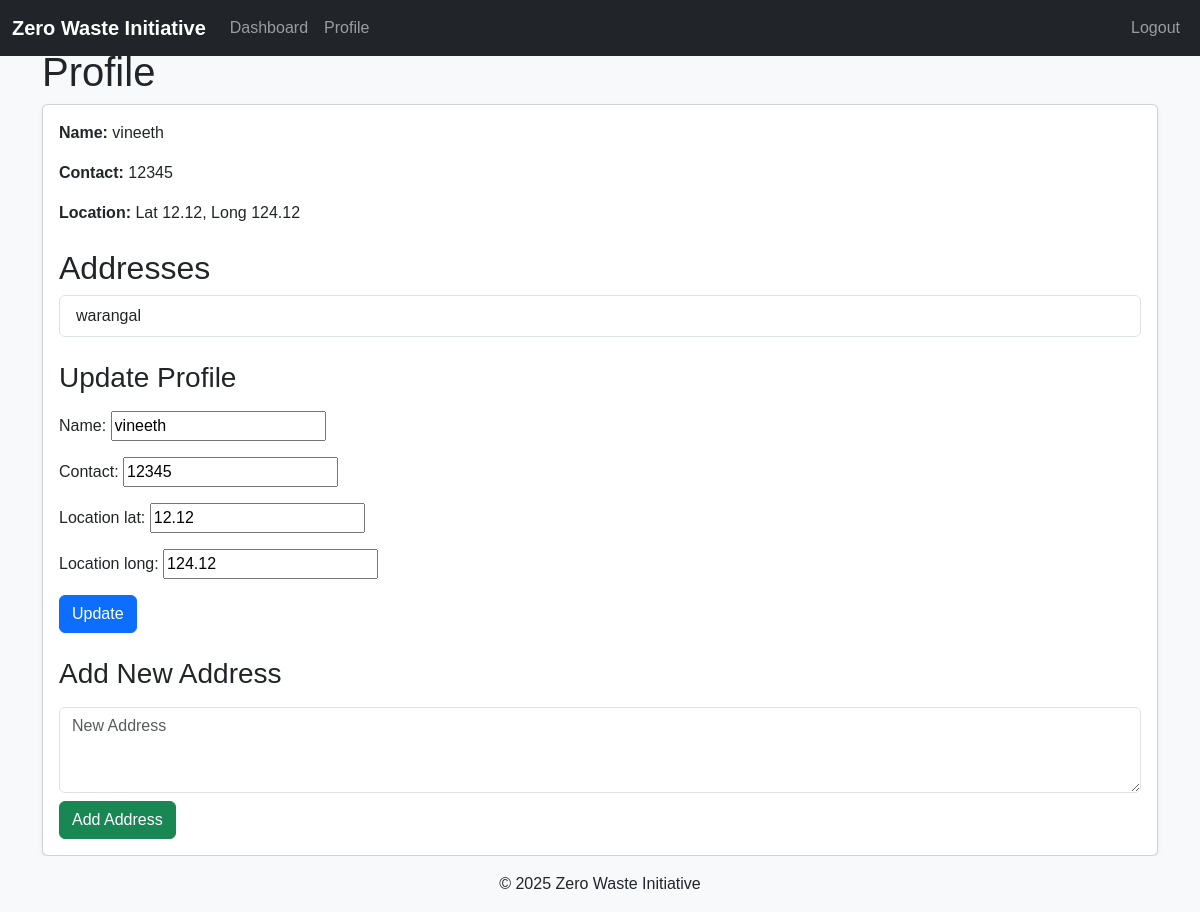
Page /receivers/profile/ (signed in) on the committed database.
### core/models.py (models this page shows, shortened)
class Receiver(models.Model):
    receiver_id = models.AutoField(primary_key=True)
    name = models.CharField(max_length=100)
    contact = models.CharField(max_length=100)  # Single contact per PDF
    capacity = models.IntegerField()
    location_lat = models.FloatField()  # GPS latitude
    location_long = models.FloatField()  # GPS longitude
    password = models.CharField(max_length=128)  # Hashed password
    created_at = models.DateTimeField(auto_now_add=True)

class ReceiverAddress(models.Model):
    receiver_id = models.ForeignKey(Receiver, on_delete=models.CASCADE)
    address = models.TextField()  # Multiple addresses per receiver
    class Meta:
        unique_together = ('receiver_id', 'address')  # Prevent duplicates

### receivers/views.py (the view)
# urls.py: path('profile/', views.profile, name='profile'),
def profile(request):
    if 'receiver_id' not in request.session:
        return redirect('receivers:receiver_login')
    receiver_id = request.session['receiver_id']
    receiver = Receiver.objects.get(receiver_id=receiver_id)
    addresses = ReceiverAddress.objects.filter(receiver_id=receiver_id)
    if request.method == 'POST':
        if 'new_address' in request.POST:
            address = request.POST.get('new_address')
            ReceiverAddress.objects.create(receiver_id=receiver, address=address)
            return redirect('receivers:profile')
        form = ProfileUpdateForm(request.POST, instance=receiver)
        if form.is_valid():
            form.save()
            return redirect('receivers:profile')
    else:
        form = ProfileUpdateForm(instance=receiver)
    return render(request, 'profile.html', {'user': receiver, 'addresses': addresses, 'form': form})

### receivers/forms.py
class ProfileUpdateForm(forms.ModelForm):
    class Meta:
        model = Receiver
        fields = ['name', 'contact', 'location_lat', 'location_long']

### templates/profile.html (shortened to what this page needs)
{% extends 'base.html' %}
{% block content %}
    <h1 class="animate__animated animate__fadeIn">Profile</h1>
    <div class="card shadow-sm animate__animated animate__fadeInUp">
        <div class="card-body">
            <p><strong>Name:</strong> {{ user.name }}</p>
            <p><strong>Contact:</strong> {{ user.contact }}</p>
            <p><strong>Location:</strong> Lat {{ user.location_lat }}, Long {{ user.location_long }}</p>
            <h2 class="mt-4">Addresses</h2>
            <ul class="list-group">
                {% for address in addresses %}
                    <li class="list-group-item animate__animated animate__fadeIn">{{ address.address }}</li>
                {% endfor %}
            </ul>
            <h3 class="mt-4">Update Profile</h3>
            <form method="post" class="mt-3">
                {{ form.as_p }}
                <button type="submit" class="btn btn-primary animate__animated animate__pulse">Update</button>
            </form>
            <h3 class="mt-4">Add New Address</h3>
            <form method="post" action="{% url 'donors:add_address' %}" class="mt-3" id="add-address-form">
                <textarea name="new_address" class="form-control" placeholder="New Address" rows="3"></textarea>
                <button type="submit" class="btn btn-success mt-2 animate__animated animate__pulse">Add Address</button>
            </form>
        </div>
    </div>
{% endblock %}

### templates/base.html (style rules this page uses)
body { font-family: Arial, sans-serif; background-color: #f8f9fa; }
.animate__fadeIn { animation-duration: 1s; }

### rows in the picture
Receiver: name "vineeth", contact "12345", location_lat "12.12", location_long "124.12"
ReceiverAddress: address "warangal"
